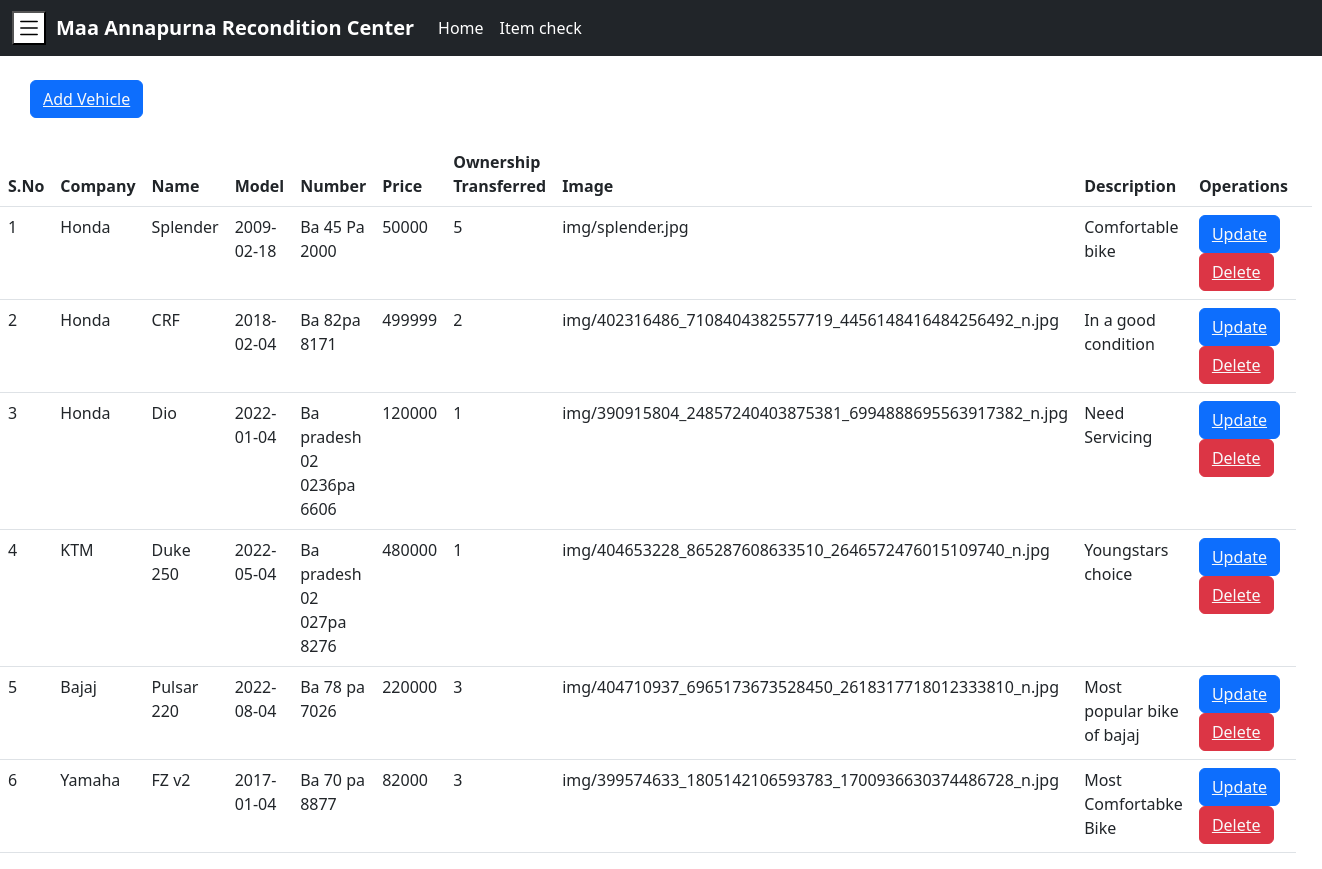
/dashboard.php (signed in), run on the app's committed database.
### tables this page shows
CREATE TABLE `vehicleinfo` (
  `vehicleSN` int(255) NOT NULL,
  `company` varchar(255) NOT NULL,
  `bikename` varchar(255) NOT NULL,
  `model` date NOT NULL,
  `price` int(255) NOT NULL,
  `bike_number` varchar(255) NOT NULL,
  `owner_no` int(255) NOT NULL,
  `images` text NOT NULL,
  `descriptions` text NOT NULL
);

### dashboard.php (the view, shortened to what this page needs)
<?php
include "connection.php";
?>
<!DOCTYPE html>
<html lang="en">
<head>
    <link rel="stylesheet" href="dashboard1.css">
    <link href="https://cdn.jsdelivr.net/npm/bootstrap@5.2.0/dist/css/bootstrap.min.css" rel="stylesheet"
>
    <link rel="stylesheet"
        href="https://cdn.jsdelivr.net/npm/@fortawesome/fontawesome-free@6.1.2/css/fontawesome.min.css"
>
</head>
<body>
    <nav class="navbar navbar-top navbar-expand-lg navbar-dark bg-dark">
        <div class="container-fluid">
            <section class="menu-toggle-btn">
                <button>
                </button>
            </section>
            <a class="navbar-brand fw-bold" href="#">Maa Annapurna Recondition Center</a>
            <div class="collapse navbar-collapse" id="navbarSupportedContent">
                <ul class="navbar-nav me-auto mb-2 mb-lg-0 ">
                    <li class="nav-item">
                        <a class="nav-link active" aria-current="page" href="index.php">Home</a>
                    </li>
                    <li class="nav-item">
                        <a class="nav-link active" aria-current="page" href="vehiclesPage.php" target="blank">Item
                            check</a>
                    </li>
                </ul>
            </div>
        </div>
    </nav>
    <section class="vehicle-info">
        <div class="add-vehicle">
            <button class="btn btn-primary my-4 ">
                <a href="addVehicle.php" class="text-light"> <span style="text-decoration: none;">Add Vehicle</span>
                </a></button>
        </div>
        <table class="table ">
            <thead>
                <tr class="">
                    <th scope="col">S.No</th>
                    <th scope="col">Company</th>
                    <th scope="col" class=" col-sm-1">Name</th>
                    <th scope="col" class=" ">Model</th>
                    <th scope="col" class=" ">Number</th>
                    <th scope="col" class=" ">Price</th>
                    <th scope="col" class=" col-sm-1">Ownership Transferred</th>
                    <th scope="col" class="col-sm-1">Image</th>
                    <th scope="col">Description</th>
                    <th scope="col" class="">Operations
                    <th>
                </tr>
            </thead>
            <tbody>
                <?php
            $sql="SELECT *FROM `vehicleinfo`";
            $result=mysqli_query($conn,$sql);
            if($result){
                $sn=1;
                while($row=mysqli_fetch_assoc($result)){
                    echo '<tr>
                    <td>'.$sn.'</td>
                    <td>'.$row["company"].'</td>
                    <td>'.$row["bikename"].'</td>
                    <td>'.$row["model"].'</td>
                    <td>'.$row["bike_number"].'</td>
                    <td>'.$row["price"].'</td>
                    <td>'.$row["owner_no"].'</td>
                    <td>'.$row["images"].'</td>
                    <td>'.$row["descriptions"].'</td>
                    <td>
                    <button class="btn btn-primary"><a href="updateVehicle.php?updateid='.$row["vehicleSN"].'" class="text-light"> <span style="text-decoration: none;">Update</span> </a></button>
                    <button class="btn btn-danger"><a href="deleteVehicle.php?deleteid='.$row["vehicleSN"].'" class="text-light"> <span style="text-decoration: none;">Delete</span> </a></button>
                    </td>
                    </tr>';
                    $sn++;
                }
            }
            ?>
            </tbody>
        </table>
    </section>
</body>
</html>

### dashboard1.css (style rules this page uses)
:root { --main-color: #d3ad7f; --black: #13131a; --bg: #010103; --border: .1rem solid rgba(255, 255, 255, .3); }
* { margin: 0; padding: 0; box-sizing: border-box; }
body { min-height: 100vh; background-color: white; }
.navbar-top { position: fixed; }
section { margin-right: 10px; }
svg { background: white; padding: 2px; width: 30px; height: 30px; }

### dashboard.php (style rules this page uses)
.add-vehicle { padding-left: 30px; }

### data on the page
vehicleinfo: company "Honda", bikename "Splender", model "2009-02-18", bike_number "Ba 45 Pa 2000", price "50000", owner_no "5", images "img/splender.jpg", descriptions "Comfortable bike"
vehicleinfo: company "Honda", bikename "CRF", model "2018-02-04", bike_number "Ba 82pa 8171", price "499999", owner_no "2", images "img/402316486_7108404382557719_4456148416484256492_n.jpg", descriptions "In a good condition"
vehicleinfo: company "Honda", bikename "Dio", model "2022-01-04", bike_number "Ba pradesh 02 0236pa 6606", price "120000", owner_no "1", images "img/390915804_24857240403875381_6994888695563917382_n.jpg", descriptions "Need Servicing"
vehicleinfo: company "KTM", bikename "Duke 250", model "2022-05-04", bike_number "Ba pradesh 02 027pa 8276", price "480000", owner_no "1", images "img/404653228_865287608633510_2646572476015109740_n.jpg", descriptions "Youngstars choice"
vehicleinfo: company "Bajaj", bikename "Pulsar 220", model "2022-08-04", bike_number "Ba 78 pa 7026", price "220000", owner_no "3", images "img/404710937_6965173673528450_2618317718012333810_n.jpg", descriptions "Most popular bike of bajaj"
vehicleinfo: company "Yamaha", bikename "FZ v2", model "2017-01-04", bike_number "Ba 70 pa 8877", price "82000", owner_no "3", images "img/399574633_1805142106593783_1700936630374486728_n.jpg", descriptions "Most Comfortabke Bike"
